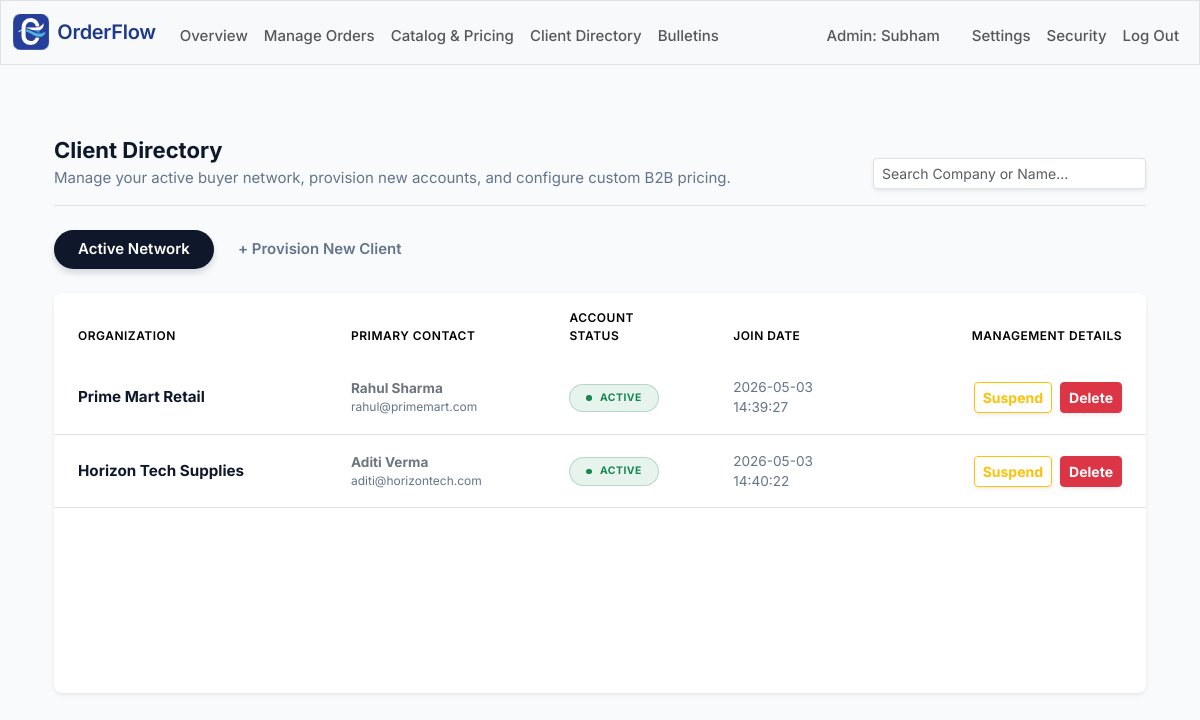
The page /admin/clients (signed in) on the database its author committed.
### tables this page shows
CREATE TABLE users (    id INTEGER PRIMARY KEY AUTOINCREMENT,    company_id INTEGER NOT NULL,    first_name TEXT NOT NULL,    last_name TEXT,    email TEXT UNIQUE NOT NULL,    hash TEXT NOT NULL,    role TEXT NOT NULL DEFAULT 'client',    is_active INTEGER NOT NULL DEFAULT 1,    created_at DATETIME DEFAULT CURRENT_TIMESTAMP, client_company_name TEXT DEFAULT NULL,    FOREIGN KEY (company_id) REFERENCES companies(id));

### app.py (the view)
@app.route("/admin/clients", methods=["GET", "POST"])
@admin_required
def admin_clients():
    user_data = db.execute(
        "SELECT first_name, company_id FROM users WHERE id = ?",
        session["user_id"]
    )
    if len(user_data) != 1:
        flash("Session error. Please log in again.", "danger")
        return redirect("/logout")
    username = user_data[0]["first_name"]
    company_id = user_data[0]["company_id"]
    if request.method == "POST":
        if not request.form.get("company_name"):
            flash("Please enter the company name.", "warning")
            return redirect("/admin/clients")
        elif not request.form.get("first_name"):
            flash("Please enter the first name.", "warning")
            return redirect("/admin/clients")
        elif not request.form.get("email"):
            flash("Please enter the email address.", "warning")
            return redirect("/admin/clients")
        elif not request.form.get("password"):
            flash("Please enter a temporary password.", "warning")
            return redirect("/admin/clients")
        else:
            first_name = request.form.get("first_name")
            last_name = request.form.get("last_name")
            client_company_name = request.form.get("company_name")
            email = request.form.get("email")
            password = request.form.get("password")
            existing_user = db.execute(
                "SELECT id FROM users WHERE email = ?",
                email
            )
            if len(existing_user) != 0:
                flash("This email is already registered.", "warning")
                return redirect("/admin/clients")
            hashed_password = generate_password_hash(password)
            db.execute(
                "INSERT INTO users(company_id, first_name, last_name, email, hash, role, client_company_name) VALUES (?, ?, ?, ?, ?, ?, ?)",
                company_id, first_name, last_name, email, hashed_password, "client", client_company_name
            )
            flash("Client added successfully.", "success")
            return redirect("/admin/clients")
    else:
        clients = db.execute(
            "SELECT users.id AS id, users.client_company_name AS company_name, users.first_name AS first_name, users.last_name AS last_name, users.email AS email, users.is_active AS is_active, users.created_at AS created_at FROM users WHERE users.role = 'client' AND users.company_id = ?",
            company_id
        )
        return render_template("admin_clients.html", username=username, clients=clients)

### app.py (called while the page is built)
@app.after_request
def after_request(response):
    response.headers["Cache-Control"] = "no-cache, no-store, must-revalidate"
    response.headers["Expires"] = 0
    response.headers["Pragma"] = "no-cache"
    return response

### helpers.py (called while the page is built)
def admin_required(f):
    @wraps(f)
    def decorated_function(*args, **kwargs):
        if session.get("user_id") is None:
            return redirect("/login")
        rows = db.execute(
            "SELECT role FROM users WHERE id = ?",
            session["user_id"]
        )
        if len(rows) != 1 or rows[0]["role"] != "admin":
            flash("Access denied. Administrator privileges required.", "danger")
            return redirect("/")
        return f(*args, **kwargs)
    return decorated_function

### templates/admin_clients.html (shortened to what this page needs)
{% extends "layout.html" %}
{% block main %}
<div class="container py-4 text-start">
    <div class="d-flex justify-content-between align-items-end mb-4 pb-3 border-bottom">
        <div>
            <h2 class="fw-bold text-dark mb-1">Client Directory</h2>
            <p class="text-muted mb-0">Manage your active buyer network, provision new accounts, and configure custom B2B pricing.</p>
        </div>
        <div class="w-25">
            <input type="text" class="form-control form-control-sm shadow-sm focus-ring-dark" id="clientSearch" placeholder="Search Company or Name...">
        </div>
    </div>
    <ul class="nav nav-pills mb-4 filter-pills" id="clientTabs" role="tablist">
        <li class="nav-item" role="presentation">
            <button class="nav-link active fw-semibold px-4 rounded-pill" id="directory-tab" data-bs-toggle="tab" data-bs-target="#directory-pane" type="button" role="tab">
                Active Network
            </button>
        </li>
        <li class="nav-item" role="presentation">
            <button class="nav-link text-muted fw-semibold px-4 rounded-pill" id="provision-tab" data-bs-toggle="tab" data-bs-target="#provision-pane" type="button" role="tab">
                + Provision New Client
            </button>
        </li>
    </ul>
    <div class="tab-content" id="clientTabsContent">
        <div class="tab-pane fade show active" id="directory-pane" role="tabpanel" tabindex="0">
            <div class="card border-0 shadow-sm rounded-3 overflow-hidden mb-5">
                <div class="table-responsive" style="min-height: 400px;">
                    <table class="table table-hover align-middle mb-0">
                        <thead class="bg-light text-muted" style="font-size: 0.75rem; text-transform: uppercase; letter-spacing: 0.5px;">
                            <tr>
                                <th class="py-3 px-4 fw-semibold border-bottom-0" style="width: 25%;">Organization</th>
                                <th class="py-3 px-4 fw-semibold border-bottom-0" style="width: 20%;">Primary Contact</th>
                                <th class="py-3 px-4 fw-semibold border-bottom-0" style="width: 15%;">Account Status</th>
                                <th class="py-3 px-4 fw-semibold border-bottom-0" style="width: 15%;">Join Date</th>
                                <th class="py-3 px-4 fw-semibold border-bottom-0 text-end" style="width: 25%;">Management Details</th>
                            </tr>
                        </thead>
                        <tbody class="border-top-0">
                            {% for client in clients %}
                            <tr>
                                <td class="py-3 px-4">
                                    <div class="fw-bold text-dark" style="font-size: 0.95rem;">{{ client.company_name }}</div>
                                </td>
                                <td class="py-3 px-4">
                                    <div class="fw-bold text-secondary" style="font-size: 0.85rem;">{{ client.first_name }} {{ client.last_name }}</div>
                                    <div class="text-muted text-truncate" style="font-size: 0.75rem;">
                                        <a href="mailto:{{ client.email }}" class="text-decoration-none text-muted email-link">{{ client.email }}</a>
                                    </div>
                                </td>
                                <td class="py-3 px-4">
                                    {% if client.is_active == 1 %}
                                        <span class="badge bg-success bg-opacity-10 text-success border border-success border-opacity-25 rounded-pill px-3 py-2 text-uppercase d-inline-flex align-items-center" style="font-size: 0.65rem; letter-spacing: 0.5px;">
                                            <span class="rounded-circle bg-success me-2" style="width: 0.35rem; height: 0.35rem;"></span> Active
                                        </span>
                                    {% endif %}
                                </td>
                                <td class="py-3 px-4 text-muted" style="font-size: 0.85rem;">
                                    {{ client.created_at }}
                                </td>
                                <td class="py-3 px-4 text-end">
                                    <div class="d-flex justify-content-end gap-2">
                                        <form action="/admin/clients/toggle" method="POST" class="m-0">
                                            {% if client.is_active == 1 %}
                                                <button type="submit" class="btn btn-sm btn-outline-warning fw-bold shadow-sm action-btn" title="Suspend Login Access">Suspend</button>
                                            {% else %}
                                                <button type="submit" class="btn btn-sm btn-outline-success fw-bold shadow-sm action-btn" title="Restore Login Access">Restore</button>
                                            {% endif %}
                                        </form>
                                        <form action="/admin/clients/delete" method="POST" class="m-0" onsubmit="return confirm('Are you sure you want to permanently delete this client? This cannot be undone.');">
                                            <button type="submit" class="btn btn-sm btn-danger fw-bold shadow-sm action-btn" title="Permanently Delete Account">Delete</button>
                                        </form>
                                    </div>
                                </td>
                            </tr>
                            {% endfor %}
                        </tbody>
                    </table>
                </div>
            </div>
        </div>
    </div>
</div>
{% endblock %}

### templates/layout.html (shortened to what this page needs)
<!DOCTYPE html>
<html lang="en">
    <head>
        <link href="https://cdn.jsdelivr.net/npm/bootstrap@5.3.8/dist/css/bootstrap.min.css" rel="stylesheet">
        <link rel="stylesheet" href="{{ url_for('static', filename='css/styles.css') }}">
    </head>
    <body class="{% block body_class %}{% endblock %}">
        <nav class="bg-light border navbar navbar-expand-md navbar-light">
            <div class="container-fluid">
                <a class="navbar-brand d-flex align-items-center" href="/">
                    <img src="{{ url_for('static', filename='images/logo.svg') }}"
                        alt="OrderFlow"
                        height="36"
                        class="me-2">
                    <span class="brand-text">OrderFlow</span>
                </a>
                <div class="collapse navbar-collapse" id="navbar">
                    {% if session["user_id"] %}
                        <ul class="navbar-nav me-auto mt-2">
                            {% if session.get("role") == "admin" %}
                                <li class="nav-item"><a class="nav-link" href="/admin">Overview</a></li>
                                <li class="nav-item"><a class="nav-link" href="/admin/orders">Manage Orders</a></li>
                                <li class="nav-item"><a class="nav-link" href="/admin/products">Catalog & Pricing</a></li>
                                <li class="nav-item"><a class="nav-link" href="/admin/clients">Client Directory</a></li>
                                <li class="nav-item"><a class="nav-link" href="/admin/bulletins">Bulletins</a></li>
                            {% else %}
                                <li class="nav-item"><a class="nav-link" href="/dashboard">Dashboard</a></li>
                                <li class="nav-item"><a class="nav-link" href="/catalog">Order Products</a></li>
                                <li class="nav-item"><a class="nav-link" href="/orders">My Orders</a></li>
                            {% endif %}
                        </ul>
                        <ul class="navbar-nav ms-auto mt-2">
                            <li class="nav-item me-3">
                                <span class="nav-link username-text">
                                    <span class="username-label">
                                        {% if session.get("role") == "admin" %}Admin:{% else %}User:{% endif %}
                                    </span>
                                    {{ username }}
                                </span>
                            </li>
                            {% if session.get("role") == "client" %}
                                <li class="nav-item"><a class="nav-link" href="/settings">Settings</a></li>
                                <li class="nav-item"><a class="nav-link" href="/change_password">Security</a></li>
                            {% else %}
                                <li class="nav-item"><a class="nav-link" href="/admin/settings">Settings</a></li>
                                <li class="nav-item"><a class="nav-link" href="/admin/change_password">Security</a></li>
                            {% endif %}
                            <li class="nav-item"><a class="nav-link" href="/logout">Log Out</a></li>
                        </ul>
                    {% endif %}
                </div>
            </div>
        </nav>
        <main class="container py-5 text-center">
            {% block main %}{% endblock %}
        </main>
    </body>
</html>

### static/css/styles.css (style rules this page uses)
.brand-text { font-weight: 600; font-size: 20px; letter-spacing: -0.3px; color: #1e3a8a; }
.nav-link { font-weight: 500; font-size: 15px; }
h2 { font-weight: 600; font-size: 22px; }
p { font-weight: 400; font-size: 15px; color: #475569; }
.navbar { border-bottom: 1px solid #e2e8f0; background-color: white; }
body { font-family: 'Inter', sans-serif; -webkit-font-smoothing: antialiased; color: #0f172a; background-color: #f8fafc; }
.text-muted { color: #64748b !important; }
.text-dark { color: #0f172a !important; }
.card { transition: transform 0.2s ease-in-out; border-radius: 0.75rem; }
body { background-color: #f8fafc; }
.card.shadow-sm { transition: transform 0.3s ease, box-shadow 0.3s ease; }
.table-hover tbody tr { transition: background-color 0.2s ease-in-out; cursor: default; }
.badge.rounded-pill { font-weight: 700; padding: 0.4em 0.8em; border: 1px solid rgba(0,0,0,0.05); }
.filter-pills .nav-link { transition: all 0.2s ease; color: #64748b; background-color: transparent; }
.filter-pills .nav-link.active { background-color: #0f172a !important; color: #ffffff !important; box-shadow: 0 4px 6px rgba(15, 23, 42, 0.15); }
.action-btn { transition: all 0.2s ease; }
.focus-ring-dark { transition: all 0.2s ease-in-out; }
.bg-opacity-10 { background-color: rgba(var(--bs-success-rgb), 0.1) !important; }
.email-link { transition: color 0.2s ease; }

### rows shown on the page
users: first_name "Subham"
users: company_name "Prime Mart Retail", first_name "Rahul", last_name "Sharma", email "rahul@primemart.com", is_active 1 (drawn), created_at "2026-05-03 14:39:27"
users: company_name "Horizon Tech Supplies", first_name "Aditi", last_name "Verma", email "aditi@horizontech.com", is_active 1 (drawn), created_at "2026-05-03 14:40:22"
